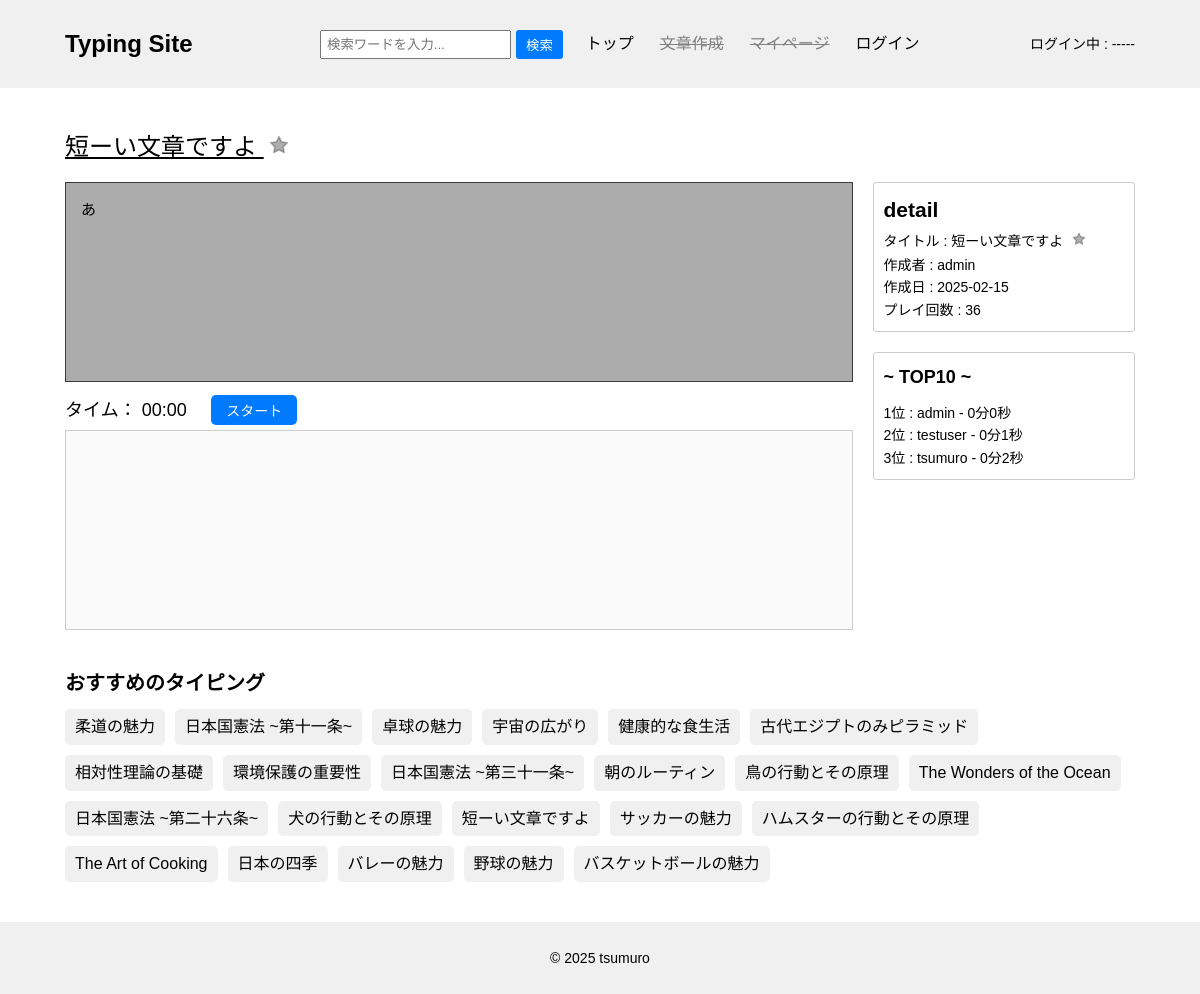
The app's page /16/ with its own data.
### contentapp/models.py (models this page shows, shortened)
class Content(models.Model):
    user = models.ForeignKey(
        settings.AUTH_USER_MODEL,
        on_delete=models.SET_NULL,
        null=True,
        blank=True
    )
    title = models.CharField(max_length=50, unique=True)
    sentence = models.TextField()
    category = models.ForeignKey(
        Category,
        on_delete=models.SET_NULL,
        null=True,
        blank=True,
    )
    is_public = models.BooleanField(default=True)
    play_count = models.IntegerField(default=0)
    created_at = models.DateTimeField(auto_now_add=True)

### accounts/models.py (models this page shows)
class CustomUser(AbstractUser):
    pass

### typingapp/models.py (models this page shows, shortened)
class History(models.Model):
    user = models.ForeignKey(CustomUser, on_delete=models.CASCADE)
    title = models.ForeignKey(Content, on_delete=models.CASCADE)
    typing_time = models.IntegerField()

### typingapp/views.py (the view, shortened to what this page needs)
# urls.py: path('<int:pk>/', views.IndexView.as_view(), name='typing'),
class IndexView(generic.DetailView):
    model = Content
    template_name = "index.html"
    context_object_name = "content_object"
    def get_context_data(self, **kwargs):
        context = super().get_context_data(**kwargs)
        pk = self.kwargs['pk']
        content = Content.objects.get(pk=pk)
        if self.request.user.is_authenticated:
            is_favorite = Favorite.objects.filter(user=self.request.user, title=content).exists()
        else:
            is_favorite = False
        context['is_favorite'] = is_favorite
        context['content_list'] = Content.objects.filter(is_public=True).order_by('?')
        context['ranking_list'] = History.objects.filter(title__title=self.object.title).order_by("typing_time")
        return context

### templatetags/custom_filters.py (called while the page is built)
@register.filter
def format_duration(seconds):
    minutes = seconds // 60
    remaining_seconds = seconds % 60
    return f"{minutes}分{remaining_seconds}秒"

### typingapp/templates/index.html (shortened to what this page needs)
{% extends "base.html" %}
{% load custom_filters %}
{% load static %}
{% block contents %}
<div class="index-content">
    <div class="typing-content">
        <div id="title">
            <form method="POST">
                <p>
                    {{ content_object.title }}
                    {% if user.is_authenticated %}
                        {% if is_favorite %}
                            <button type="submit" id="favorite-button" class="favorite-delete-btn" name="action" value="delete_favorite" title="お気に入り削除">
                                <svg xmlns="http://www.w3.org/2000/svg" width="24" height="24" viewBox="0 0 24 24" fill="currentColor" stroke="currentColor" stroke-width="2" stroke-linecap="round" stroke-linejoin="round">
                                    <polygon points="12 2 15.09 8.26 22 9.27 17 14.14 18.18 21.02 12 17.77 5.82 21.02 7 14.14 2 9.27 8.91 8.26 12 2"></polygon>
                                </svg>
                            </button>
                        {% else %}
                            <button type="submit" id="favorite-button" class="favorite-add-btn" name="action" value="add_favorite" title="お気に入り登録">
                                <svg xmlns="http://www.w3.org/2000/svg" width="24" height="24" viewBox="0 0 24 24" fill="currentColor" stroke="currentColor" stroke-width="2" stroke-linecap="round" stroke-linejoin="round">
                                    <polygon points="12 2 15.09 8.26 22 9.27 17 14.14 18.18 21.02 12 17.77 5.82 21.02 7 14.14 2 9.27 8.91 8.26 12 2"></polygon>
                                </svg>
                            </button>
                        {% endif %}
                    {% else %}
                        <button type="submit" id="favorite-button" class="favorite-add-btn" title="お気に入り登録(ログインが必要)" disabled>
                            <svg xmlns="http://www.w3.org/2000/svg" width="24" height="24" viewBox="0 0 24 24" fill="currentColor" stroke="currentColor" stroke-width="2" stroke-linecap="round" stroke-linejoin="round">
                                <polygon points="12 2 15.09 8.26 22 9.27 17 14.14 18.18 21.02 12 17.77 5.82 21.02 7 14.14 2 9.27 8.91 8.26 12 2"></polygon>
                            </svg>
                        </button>
                    {% endif %}
                </p>
            </form>
        </div>
        <div id="target-sentence">{{ content_object.sentence }}</div>
        <div id="timer">タイム： 00:00</div>
        <button id="start-button">スタート</button>
        <textarea id="typing-input" disabled></textarea>
    </div>
    <div class="info-content">
        <div class="detail-list">
            <form method="post">
                <p>
                    <h2>detail</h2>
                    タイトル : {{ content_object.title }}
                    {% if user.is_authenticated %}
                        {% if is_favorite %}
                            <button type="submit" id="favorite-button" class="favorite-delete-btn" name="action" value="delete_favorite" title="お気に入り削除">
                                <svg xmlns="http://www.w3.org/2000/svg" width="24" height="24" viewBox="0 0 24 24" fill="currentColor" stroke="currentColor" stroke-width="2" stroke-linecap="round" stroke-linejoin="round">
                                    <polygon points="12 2 15.09 8.26 22 9.27 17 14.14 18.18 21.02 12 17.77 5.82 21.02 7 14.14 2 9.27 8.91 8.26 12 2"></polygon>
                                </svg>
                            </button>
                        {% else %}
                            <button type="submit" id="favorite-button" class="favorite-add-btn" name="action" value="add_favorite" title="お気に入り登録">
                                <svg xmlns="http://www.w3.org/2000/svg" width="24" height="24" viewBox="0 0 24 24" fill="currentColor" stroke="currentColor" stroke-width="2" stroke-linecap="round" stroke-linejoin="round">
                                    <polygon points="12 2 15.09 8.26 22 9.27 17 14.14 18.18 21.02 12 17.77 5.82 21.02 7 14.14 2 9.27 8.91 8.26 12 2"></polygon>
                                </svg>
                            </button>
                        {% endif %}
                    {% else %}
                        <button type="submit" id="favorite-button" class="favorite-add-btn" title="お気に入り登録(ログインが必要)" disabled>
                            <svg xmlns="http://www.w3.org/2000/svg" width="24" height="24" viewBox="0 0 24 24" fill="currentColor" stroke="currentColor" stroke-width="2" stroke-linecap="round" stroke-linejoin="round">
                                <polygon points="12 2 15.09 8.26 22 9.27 17 14.14 18.18 21.02 12 17.77 5.82 21.02 7 14.14 2 9.27 8.91 8.26 12 2"></polygon>
                            </svg>
                        </button>
                    {% endif %}
                    <br>
                    作成者 : {{ content_object.user }}
                    <br>
                    作成日 : {{ content_object.created_at|date:"Y-m-j" }}
                    <br>
                    プレイ回数 : {{ content_object.play_count }}
                </p>
            </form>
        </div>
        <div class="ranking_list">
            <h2>~ TOP10 ~</h2>
            <ul>
                {% for ranking in ranking_list|slice:":10" %}
                    <li>{{ forloop.counter }}位 : {{ ranking.user }} - {{ ranking.typing_time|format_duration }}</li>
                {% empty %}
                    <li>まだランキングがありません</li>
                {% endfor %}
            </ul>
        </div>
    </div>
</div>
<div class="content-list">
    <h2>おすすめのタイピング</h2>
    <ul>
        {% for content in content_list|slice:":22" %}
        <li><a href="{% url "typingapp:typing" content.pk %}">{{ content.title}}</a></li>
        {% endfor %}
    </ul>
</div>
{% endblock  %}

### typingproject/static/css/style.css (style rules this page uses)
#target-sentence { white-space: pre-wrap; display: inline-block; }
* { margin: 0; padding: 0; box-sizing: border-box; }
body { font-family: Arial, sans-serif; line-height: 1.6; }
.index-content { display: flex; gap: 20px; margin-bottom: 20px; }
.typing-content { flex: 7.5; }
.info-content { flex: 2.5; }
.typing-content #title { font-size: 24px; margin-bottom: 15px; display: flex; align-items: center; gap: 10px; text-decoration: underline; }
.detail-list #favorite-button svg { width: 14px; height: 14px; }
.info-content .detail-list #favorite-button { font-size: 15px; }
.typing-content #target-sentence, .typing-content #typing-input { width: 100%; min-height: 200px; border: 1px solid #ccc; padding: 15px; margin-bottom: 10px; font-size: 18px; resize: none; position: relative; -webkit-user-select: none; -moz-user-select: none; -ms-user-select: none; user-select: none; }
.typing-content #target-sentence { background-color: #acacac; font-size: 15px; border-color: #3a3a3a; }
#start-button { display: inline; padding: 5px 15px; font-size: 14px; background-color: #007bff; color: white; border: none; border-radius: 5px; cursor: pointer; z-index: 1; margin: 3px 0 5px 20px; transition: transform 0.2s ease, box-shadow 0.2s ease; }
.typing-content #timer { display: inline; font-size: 18px; margin: 0; }
.info-content { font-size: 14px; padding-top: 54px; }
.info-content .detail-list { margin-bottom: 20px; }
.detail-list, .ranking_list { padding: 10px; border: 1px solid #ccc; border-radius: 3px; }
.info-content .ranking_list h2 { font-size: 18px; margin-bottom: 10px; }
.info-content .ranking_list ul { list-style-type: none; padding-left: 0; }
.content-list { margin-top: 20px; }
.content-list h2 { font-size: 20px; margin-bottom: 10px; }
.content-list ul { display: flex; flex-wrap: wrap; gap: 10px; list-style-type: none; padding-left: 0; }
.content-list li { background-color: #f0f0f0; border-radius: 5px; display: inline-block; max-width: 250px; transition: transform 0.2s ease, box-shadow 0.2s ease; }
.content-list a { text-decoration: none; color: #000; display: block; padding: 5px 10px; white-space: nowrap; overflow: hidden; text-overflow: ellipsis; }
.favorite-delete-btn, .favorite-add-btn { background: none; border: none; cursor: pointer; padding: 5px; transition: all 0.3s ease; }
.favorite-add-btn svg { width: 20px; height: 20px; fill: #aeaeae; transition: all 0.3s ease; }

### records on screen
Content: title "短ーい文章ですよ", user "admin", created_at "2025-02-15", play_count "36"
History: user "admin", typing_time "0分0秒"
History: user "testuser", typing_time "0分1秒"
History: user "tsumuro", typing_time "0分2秒"
Content: title "柔道の魅力"
Content: title "日本国憲法 ~第十一条~"
Content: title "卓球の魅力"
Content: title "宇宙の広がり"
Content: title "健康的な食生活"
Content: title "古代エジプトのみピラミッド"
Content: title "相対性理論の基礎"
Content: title "環境保護の重要性"
Content: title "日本国憲法 ~第三十一条~"
Content: title "朝のルーティン"
Content: title "鳥の行動とその原理"
Content: title "The Wonders of the Ocean"
Content: title "日本国憲法 ~第二十六条~"
Content: title "犬の行動とその原理"
Content: title "サッカーの魅力"
Content: title "ハムスターの行動とその原理"
Content: title "The Art of Cooking"
Content: title "日本の四季"
Content: title "バレーの魅力"
Content: title "野球の魅力"
Content: title "バスケットボールの魅力"
